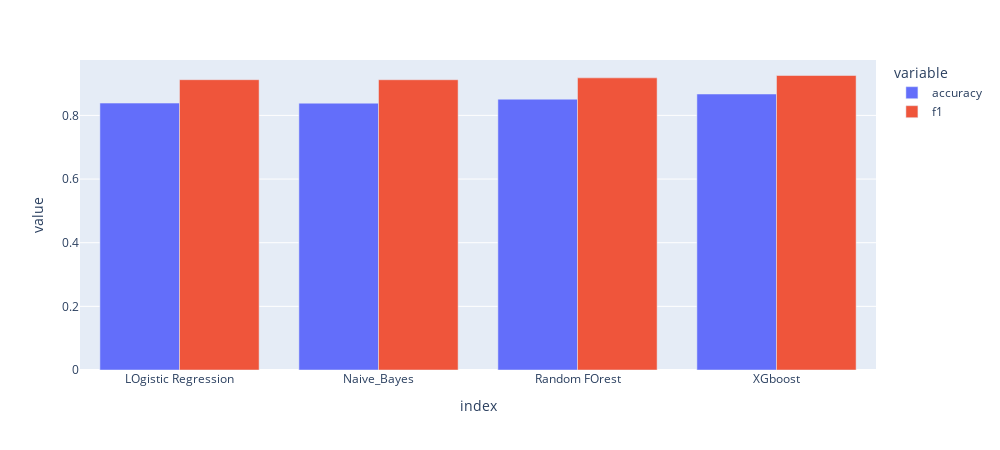

Here is the notebook cell this chart was saved with:
### Code cell
import plotly.express as px
fig = px.bar(res_df.reset_index(), x = 'index', y = ['accuracy','f1'], barmode = 'group', height = 450, width = 1000, color_continuous_scale='blues')
fig.show()

### Figure 1 — Plotly figure (JSON) as saved in the notebook; plotly's stock layout.template omitted (floating-point values rounded to 4 significant figures)
{"data": [{"alignmentgroup": "True", "hovertemplate": "variable=accuracy<br>index=%{x}<br>value=%{y}<extra></extra>", "legendgroup": "accuracy", "marker": {"color": "#636efa", "pattern": {"shape": ""}}, "name": "accuracy", "offsetgroup": "accuracy", "orientation": "v", "showlegend": true, "textposition": "auto", "type": "bar", "x": ["LOgistic Regression", "Naive_Bayes", "Random FOrest", "XGboost"], "xaxis": "x", "y": [0.8387, 0.8384, 0.8509, 0.8672], "yaxis": "y"}, {"alignmentgroup": "True", "hovertemplate": "variable=f1<br>index=%{x}<br>value=%{y}<extra></extra>", "legendgroup": "f1", "marker": {"color": "#EF553B", "pattern": {"shape": ""}}, "name": "f1", "offsetgroup": "f1", "orientation": "v", "showlegend": true, "textposition": "auto", "type": "bar", "x": ["LOgistic Regression", "Naive_Bayes", "Random FOrest", "XGboost"], "xaxis": "x", "y": [0.9122, 0.912, 0.918, 0.9254], "yaxis": "y"}], "layout": {"barmode": "group", "height": 450, "legend": {"title": {"text": "variable"}, "tracegroupgap": 0}, "margin": {"t": 60}, "width": 1000, "xaxis": {"anchor": "y", "autorange": true, "domain": [0, 1], "range": [-0.5, 3.5], "title": {"text": "index"}, "type": "category"}, "yaxis": {"anchor": "x", "autorange": true, "domain": [0, 1], "range": [0, 0.9741], "title": {"text": "value"}, "type": "linear"}}}
